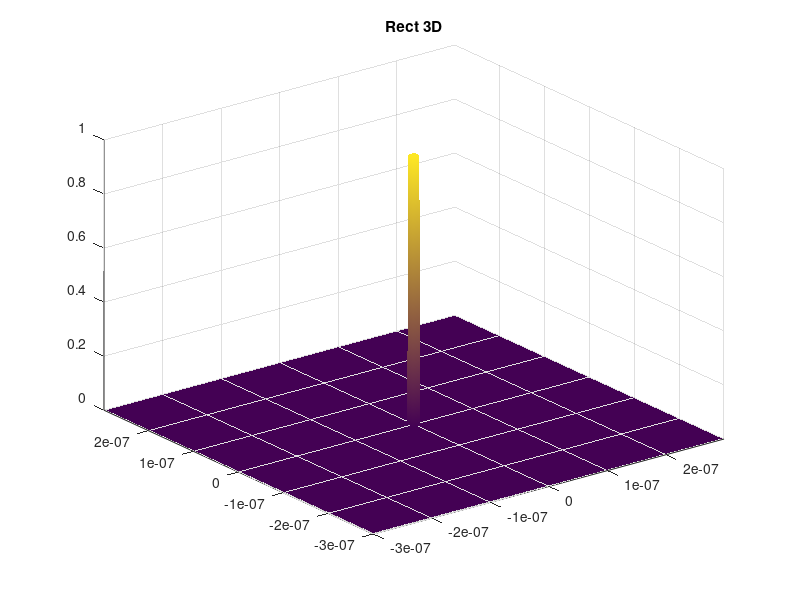
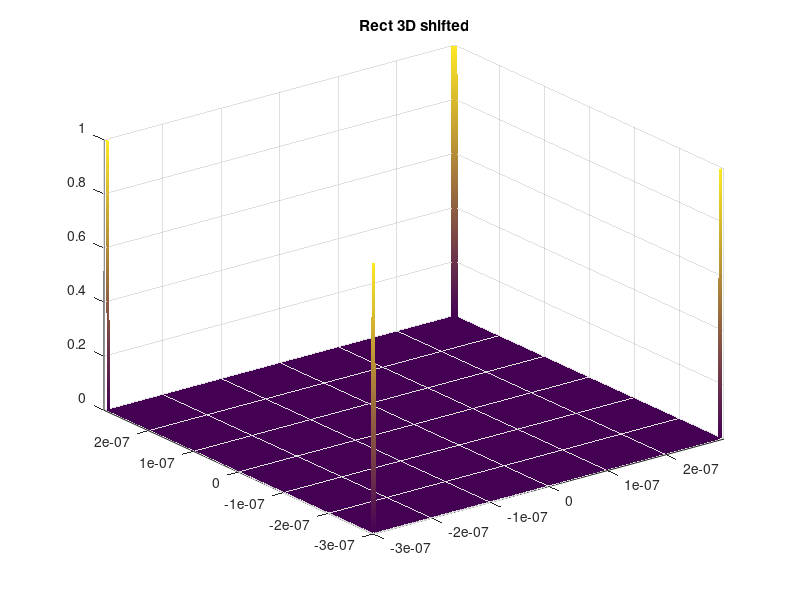

MATLAB code to generate these figures, in order:
clc
close all
clear
npoints=512;
perc=1;
dt=6*1E-7/(npoints*perc);  % Tempo di campionamento
df=1/(npoints*dt); % Frequenza di campionamento

t(1)=0;
f(1)=0;
for k=2:npoints/2
    t(k)=(k-1)*dt;
    t(npoints-k+2)=-t(k);
    f(k)=(k-1)*df;
    f(npoints-k+2)=-f(k);
end
t(npoints/2+1)=t(npoints/2+2)-dt;
f(npoints/2+1)=f(npoints/2+2)-df;

ts=ifftshift(t);
fs=fftshift(f);

figure
[X,Y]=meshgrid(ts,ts);

D = npoints/2;        % to indicate origin at the center of the function
a = 5;          % change it to enlarge or reduce the pulse
y = repmat(1:npoints,npoints,1);
x = y';
rect = zeros(npoints);
rect(D-a:D+a-1,D-a:D+a-1) = ones(2*a);
rect=(rect);
surf(X,Y,rect);
shading interp
axis tight
title ('Rect 3D');
rect=ifftshift(rect);
figure, surf(X,Y,rect);
shading interp
axis tight
title ('Rect 3D shifted');